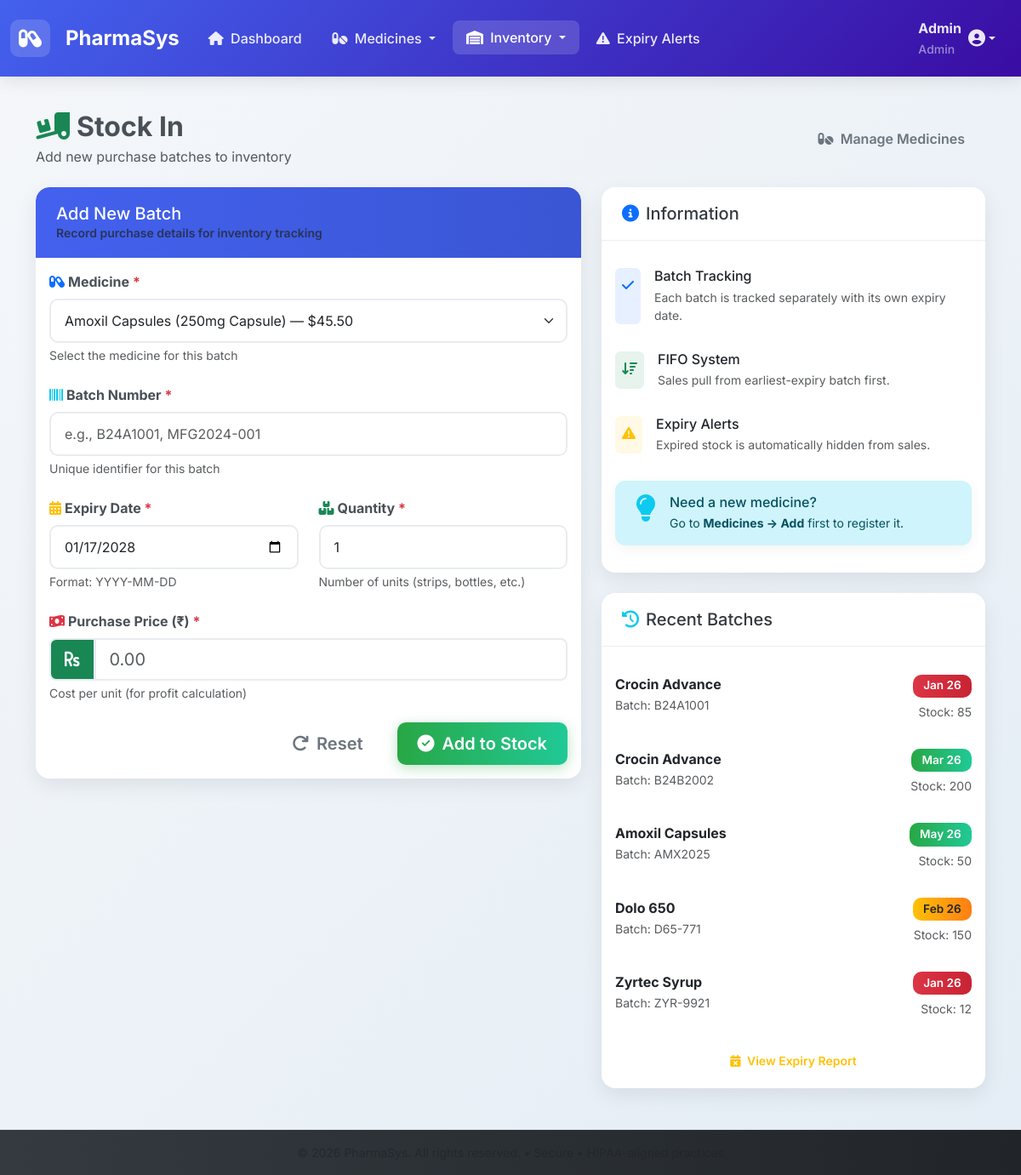
Page /inventory/stock-in.php?medicine_id=2 (signed in) on the committed database.
### tables this page shows
CREATE TABLE batches (
    id INT AUTO_INCREMENT PRIMARY KEY,
    medicine_id INT NOT NULL,
    batch_number VARCHAR(100) NOT NULL,
    expiry_date DATE NOT NULL,
    quantity INT NOT NULL COMMENT 'Original quantity received',
    purchase_price DECIMAL(10,2) NOT NULL,
    remaining_stock INT NOT NULL,
    created_at TIMESTAMP DEFAULT CURRENT_TIMESTAMP,
    FOREIGN KEY (medicine_id) REFERENCES medicines(id) ON DELETE CASCADE,
    INDEX idx_medicine_id (medicine_id),
    INDEX idx_expiry (expiry_date, remaining_stock)
);

CREATE TABLE medicines (
    id INT AUTO_INCREMENT PRIMARY KEY,
    name VARCHAR(255) NOT NULL,
    generic_name VARCHAR(255),
    dosage VARCHAR(100),
    price DECIMAL(10,2) NOT NULL,
    created_at TIMESTAMP DEFAULT CURRENT_TIMESTAMP
);

### inventory/stock-in.php (the view, shortened to what this page needs)
<?php
require_once '../includes/config.php';
$stmt = $pdo->query("SELECT id, name, generic_name, dosage, price FROM medicines ORDER BY name");
$medicines = $stmt->fetchAll();
$pre_selected_id = $_GET['medicine_id'] ?? null;
$recent_batches = $pdo->query("
    SELECT b.batch_number, b.expiry_date, m.name, b.remaining_stock, b.created_at
    FROM batches b
    JOIN medicines m ON b.medicine_id = m.id
    ORDER BY b.created_at DESC
    LIMIT 5
")->fetchAll();
?>
<?php include '../includes/header.php'; ?>
<div class="d-flex justify-content-between align-items-center mb-4">
    <div>
        <h2 class="fw-bold mb-1"><i class="fas fa-truck-loading me-2 text-success"></i>Stock In</h2>
        <p class="text-muted mb-0">Add new purchase batches to inventory</p>
    </div>
    <a href="../medicines/list.php" class="btn btn-outline-secondary">
        <i class="fas fa-pills me-1"></i> Manage Medicines
    </a>
</div>
<div class="row">
    <div class="col-lg-7">
        <div class="card">
            <div class="card-header">
                <h5 class="mb-0">Add New Batch</h5>
                <p class="text-muted mb-0 small">Record purchase details for inventory tracking</p>
            </div>
            <div class="card-body">
                <form method="POST">
                    <div class="mb-4">
                        <label for="medicine_id" class="form-label fw-bold">
                            <i class="fas fa-capsules me-1 text-primary"></i>Medicine <span class="text-danger">*</span>
                        </label>
                        <select id="medicine_id" name="medicine_id" class="form-select form-select-lg" required>
                            <?php foreach ($medicines as $m): ?>
                            <option value="<?= $m['id'] ?>"
                                    <?= ($pre_selected_id && $m['id'] == $pre_selected_id) ||
                                         (isset($_POST['medicine_id']) && $m['id'] == $_POST['medicine_id'])
                                        ? 'selected' : '' ?>>
                                <?= htmlspecialchars($m['name']) ?>
                                <?= $m['dosage'] ? "({$m['dosage']})" : '' ?>
                            </option>
                            <?php endforeach; ?>
                        </select>
                        <div class="form-text">Select the medicine for this batch</div>
                    </div>
                    <div class="mb-4">
                        <label for="batch_number" class="form-label fw-bold">
                            <i class="fas fa-barcode me-1 text-info"></i>Batch Number <span class="text-danger">*</span>
                        </label>
                        <input type="text" id="batch_number" name="batch_number" class="form-control form-control-lg"
                               value="<?= htmlspecialchars($_POST['batch_number'] ?? '') ?>"
                               placeholder="e.g., B24A1001, MFG2024-001" required>
                        <div class="form-text">Unique identifier for this batch</div>
                    </div>
                    <div class="row mb-4">
                        <div class="col-md-6">
                            <label for="expiry_date" class="form-label fw-bold">
                                <i class="fas fa-calendar-alt me-1 text-warning"></i>Expiry Date <span class="text-danger">*</span>
                            </label>
                            <input type="date" id="expiry_date" name="expiry_date" class="form-control"
                                   value="<?= htmlspecialchars($_POST['expiry_date'] ?? date('Y-m-d', strtotime('+2 years'))) ?>"
                                   required>
                            <div class="form-text">Format: YYYY-MM-DD</div>
                        </div>
                        <div class="col-md-6">
                            <label for="quantity" class="form-label fw-bold">
                                <i class="fas fa-boxes me-1 text-success"></i>Quantity <span class="text-danger">*</span>
                            </label>
                            <input type="number" id="quantity" name="quantity" class="form-control"
                                   value="<?= (int)($_POST['quantity'] ?? 1) ?>" min="1" required>
                            <div class="form-text">Number of units (strips, bottles, etc.)</div>
                        </div>
                    </div>
                    <div class="mb-4">
                        <label for="purchase_price" class="form-label fw-bold">
                            <i class="fas fa-money-bill-wave me-1 text-danger"></i>Purchase Price (₹) <span class="text-danger">*</span>
                        </label>
                        <div class="input-group input-group-lg">
                            <span class="input-group-text bg-success text-white">
                                <i class="fas fa-rupee-sign"></i>
                            </span>
                            <input type="number" id="purchase_price" name="purchase_price" class="form-control"
                                   step="0.01" min="0" placeholder="0.00"
                                   value="<?= htmlspecialchars($_POST['purchase_price'] ?? '') ?>" required>
                        </div>
                        <div class="form-text">Cost per unit (for profit calculation)</div>
                    </div>
                    <div class="d-grid gap-2 d-md-flex justify-content-md-end mt-4">
                        <button type="reset" class="btn btn-lg btn-outline-secondary me-md-2">
                            <i class="fas fa-redo me-1"></i> Reset
                        </button>
                        <button type="submit" class="btn btn-lg btn-success">
                            <i class="fas fa-check-circle me-1"></i> Add to Stock
                        </button>
                    </div>
                </form>
            </div>
        </div>
    </div>
    <div class="col-lg-5">
        <div class="card mb-4">
            <div class="card-header bg-light">
                <h5 class="mb-0"><i class="fas fa-info-circle me-2 text-primary"></i>Information</h5>
            </div>
            <div class="card-body">
                <div class="list-group list-group-flush">
                    <div class="list-group-item border-0 px-0 py-3">
                        <div class="d-flex">
                            <div class="bg-primary bg-opacity-10 p-2 rounded me-3">
                                <i class="fas fa-check text-primary"></i>
                            </div>
                            <div>
                                <h6 class="mb-1">Batch Tracking</h6>
                                <p class="text-muted small mb-0">Each batch is tracked separately with its own expiry date.</p>
                            </div>
                        </div>
                    </div>
                    <div class="list-group-item border-0 px-0 py-3">
                        <div class="d-flex">
                            <div class="bg-success bg-opacity-10 p-2 rounded me-3">
                                <i class="fas fa-sort-amount-down text-success"></i>
                            </div>
                            <div>
                                <h6 class="mb-1">FIFO System</h6>
                                <p class="text-muted small mb-0">Sales pull from earliest-expiry batch first.</p>
                            </div>
                        </div>
                    </div>
                    <div class="list-group-item border-0 px-0 py-3">
                        <div class="d-flex">
                            <div class="bg-warning bg-opacity-10 p-2 rounded me-3">
                                <i class="fas fa-exclamation-triangle text-warning"></i>
                            </div>
                            <div>
                                <h6 class="mb-1">Expiry Alerts</h6>
                                <p class="text-muted small mb-0">Expired stock is automatically hidden from sales.</p>
                            </div>
                        </div>
                    </div>
                </div>
                <div class="alert alert-info mt-3">
                    <div class="d-flex">
                        <i class="fas fa-lightbulb fa-2x me-3 text-info"></i>
                        <div>
                            <h6 class="alert-heading mb-1">Need a new medicine?</h6>
                            <p class="mb-0 small">Go to <strong>Medicines → Add</strong> first to register it.</p>
                        </div>
                    </div>
                </div>
            </div>
        </div>
        <div class="card">
            <div class="card-header bg-light">
                <h5 class="mb-0"><i class="fas fa-history me-2 text-info"></i>Recent Batches</h5>
            </div>
            <div class="card-body">
                <?php if ($recent_batches): ?>
                <div class="list-group list-group-flush">
                    <?php foreach ($recent_batches as $batch):
                        $days_left = (new DateTime($batch['expiry_date']))->diff(new DateTime())->days;
                    ?>
                    <div class="list-group-item border-0 px-0 py-3">
                        <div class="d-flex justify-content-between align-items-start">
                            <div>
                                <div class="fw-bold"><?= htmlspecialchars($batch['name']) ?></div>
                                <small class="text-muted">
                                    Batch: <?= htmlspecialchars($batch['batch_number']) ?>
                                </small>
                            </div>
                            <div class="text-end">
                                <span class="badge bg-<?= $days_left <= 30 ? ($days_left <= 7 ? 'danger' : 'warning') : 'success' ?>">
                                    <?= date('M y', strtotime($batch['expiry_date'])) ?>
                                </span>
                                <div class="mt-1">
                                    <small class="text-muted">Stock: <?= $batch['remaining_stock'] ?></small>
                                </div>
                            </div>
                        </div>
                    </div>
                    <?php endforeach; ?>
                </div>
                <?php endif; ?>
                <div class="text-center mt-3">
                    <a href="../reports/expiry.php" class="btn btn-sm btn-outline-warning w-100">
                        <i class="fas fa-calendar-times me-1"></i> View Expiry Report
                    </a>
                </div>
            </div>
        </div>
    </div>
</div>
<?php include '../includes/footer.php'; ?>

### assets/css/style.css (style rules this page uses)
:root { --primary: #4361ee; --primary-dark: #3a56d4; --primary-light: #eef2ff; --secondary: #6c757d; --success: #28a745; --warning: #ffc107; --danger: #dc3545; --info: #17a2b8; --light: #f8f9fa; --dark: #343a40; --card-shadow: 0 8px 25px rgba(0,0,0,0.08); --transition: all 0.3s ease; }
body { font-family: 'Inter', -apple-system, BlinkMacSystemFont, 'Segoe UI', Roboto, sans-serif; background: linear-gradient(135deg, #f5f7fa 0%, #e4edf5 100%); color: #495057; min-height: 100vh; }
.card { border: none; border-radius: 16px; box-shadow: var(--card-shadow); overflow: hidden; margin-bottom: 1.5rem; background: white; transition: var(--transition); }
.card-header { background: linear-gradient(to right, var(--primary), var(--primary-dark)); color: white; border-bottom: none; padding: 1.2rem 1.5rem; font-weight: 600; border-radius: 16px 16px 0 0 !important; }
.card-header.bg-light { background: white !important; color: var(--dark); border-bottom: 1px solid #eee; }
.btn { border-radius: 10px; font-weight: 600; padding: 0.6rem 1.5rem; border: none; transition: all 0.3s; }
.btn-success { background: linear-gradient(to right, #28a745, #20c997); box-shadow: 0 4px 15px rgba(40, 167, 69, 0.3); }
.btn-sm { padding: 0.4rem 1rem; font-size: 0.875rem; }
.form-control, .form-select { border-radius: 10px; border: 2px solid #e9ecef; padding: 0.75rem 1rem; font-size: 1rem; transition: all 0.3s; }
.form-label { font-weight: 600; color: #495057; margin-bottom: 0.5rem; }
.input-group-text { border-radius: 10px 0 0 10px; background: var(--primary-light); border: 2px solid #e9ecef; color: var(--primary); font-weight: 500; }
.badge { padding: 0.5em 0.9em; border-radius: 10px; font-weight: 600; font-size: 0.85em; border: none; }
.badge.bg-success { background: linear-gradient(to right, #28a745, #20c997) !important; color: white !important; }
.badge.bg-warning { background: linear-gradient(to right, #ffc107, #fd7e14) !important; color: #212529 !important; }
.badge.bg-danger { background: linear-gradient(to right, #dc3545, #c82333) !important; color: white !important; }
.alert { border-radius: 12px; border: none; padding: 1rem 1.5rem; box-shadow: 0 4px 15px rgba(0,0,0,0.05); }

### rows in the picture
batches: medicine.name "Crocin Advance", batch_number "B24A1001", expiry_date "Jan 26", remaining_stock "85"
batches: medicine.name "Crocin Advance", batch_number "B24B2002", expiry_date "Mar 26", remaining_stock "200"
batches: medicine.name "Amoxil Capsules", batch_number "AMX2025", expiry_date "May 26", remaining_stock "50"
batches: medicine.name "Dolo 650", batch_number "D65-771", expiry_date "Feb 26", remaining_stock "150"
batches: medicine.name "Zyrtec Syrup", batch_number "ZYR-9921", expiry_date "Jan 26", remaining_stock "12"

### other values in the picture
$username "Admin"
$role "Admin"
form field medicine_id "Amoxil Capsules (250mg Capsule) — $45.50"
